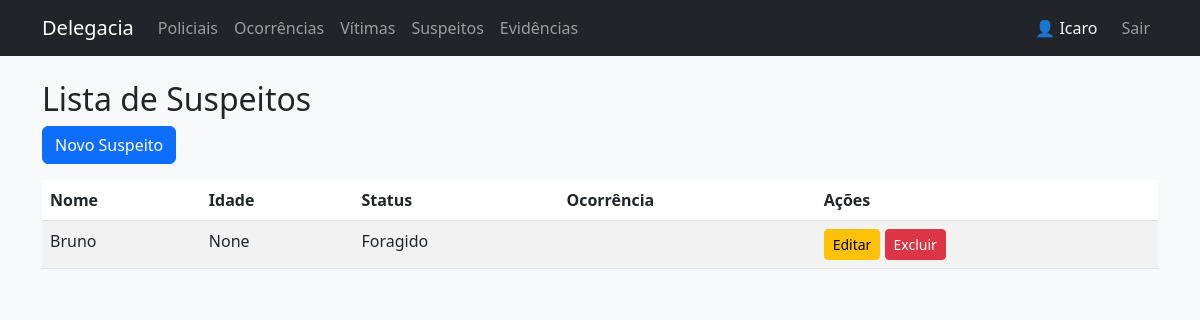
Screenshot of /suspeitos/ (signed in) with the database file from the repository.
### core/models.py (models this page shows, shortened)
class Suspeito(models.Model):
    nome = models.CharField(max_length=100)
    idade = models.IntegerField()
    ocorrencia = models.ForeignKey(Ocorrencia, on_delete=models.CASCADE, related_name='suspeitos')
    status = models.CharField(
        max_length=20,
        choices=[('Preso', 'Preso'), ('Foragido', 'Foragido')],
        default='Foragido'
    )

### core/views.py (the view)
# urls.py: path('suspeitos/', views.listar_suspeitos, name='listar_suspeitos'),
@login_required
def listar_suspeitos(request):
    suspeitos = Suspeito.objects.all()
    paginator = Paginator(suspeitos, 5)
    page = request.GET.get('page')
    suspeitos = paginator.get_page(page)
    return render(request, 'core/suspeito_list.html', {'suspeitos': suspeitos})

### core/templates/core/suspeito_list.html
{% extends 'core/base.html' %}
{% block content %}
<h2>Lista de Suspeitos</h2>
<a href="{% url 'criar_suspeito' %}" class="btn btn-primary mb-3">Novo Suspeito</a>
<table class="table table-striped">
  <thead>
    <tr><th>Nome</th><th>Idade</th><th>Status</th><th>Ocorrência</th><th>Ações</th></tr>
  </thead>
  <tbody>
    {% for s in suspeitos %}
      <tr>
        <td>{{ s.nome }}</td>
        <td>{{ s.idade }}</td>
        <td>{{ s.status }}</td>
        <td>{{ s.ocorrencia.tipo }}</td>
        <td>
          <a href="{% url 'editar_suspeito' s.id %}" class="btn btn-sm btn-warning">Editar</a>
          <a href="{% url 'excluir_suspeito' s.id %}" class="btn btn-sm btn-danger">Excluir</a>
        </td>
      </tr>
    {% empty %}
      <tr><td colspan="5">Nenhum suspeito registrado.</td></tr>
    {% endfor %}
  </tbody>
</table>
{% endblock %}

### core/templates/core/base.html (shortened to what this page needs)
<!DOCTYPE html>
<html lang="pt-br">
<head>
    <link rel="stylesheet" href="https://cdn.jsdelivr.net/npm/bootstrap@5.3.0/dist/css/bootstrap.min.css">
</head>
<body class="bg-light">
<nav class="navbar navbar-expand-lg navbar-dark bg-dark mb-4">
  <div class="container">
    <a class="navbar-brand" href="{% url 'home' %}">Delegacia</a>
    <div class="navbar-nav me-auto">
      {% if user.is_authenticated %}
        <a class="nav-link" href="{% url 'listar_policiais' %}">Policiais</a>
        <a class="nav-link" href="{% url 'listar_ocorrencias' %}">Ocorrências</a>
        <a class="nav-link" href="{% url 'listar_vitimas' %}">Vítimas</a>
        <a class="nav-link" href="{% url 'listar_suspeitos' %}">Suspeitos</a>
        <a class="nav-link" href="{% url 'listar_evidencias' %}">Evidências</a>
      {% endif %}
    </div>
    <div class="navbar-nav">
      {% if user.is_authenticated %}
        <span class="navbar-text text-light me-3">👤 {{ user.username }}</span>
        <a class="nav-link" href="{% url 'logout' %}">Sair</a>
      {% else %}
        <a class="nav-link" href="{% url 'login_usuario' %}">Entrar</a>
        <a class="nav-link" href="{% url 'registrar_usuario' %}">Registrar</a>
      {% endif %}
    </div>
  </div>
</nav>
<div class="container">
  {% block content %}{% endblock %}
</div>
</body>
</html>

### rows the page displays
Suspeito: nome "Bruno", idade "None", status "Foragido"

### other values shown
{{ user.username }} "Icaro"
